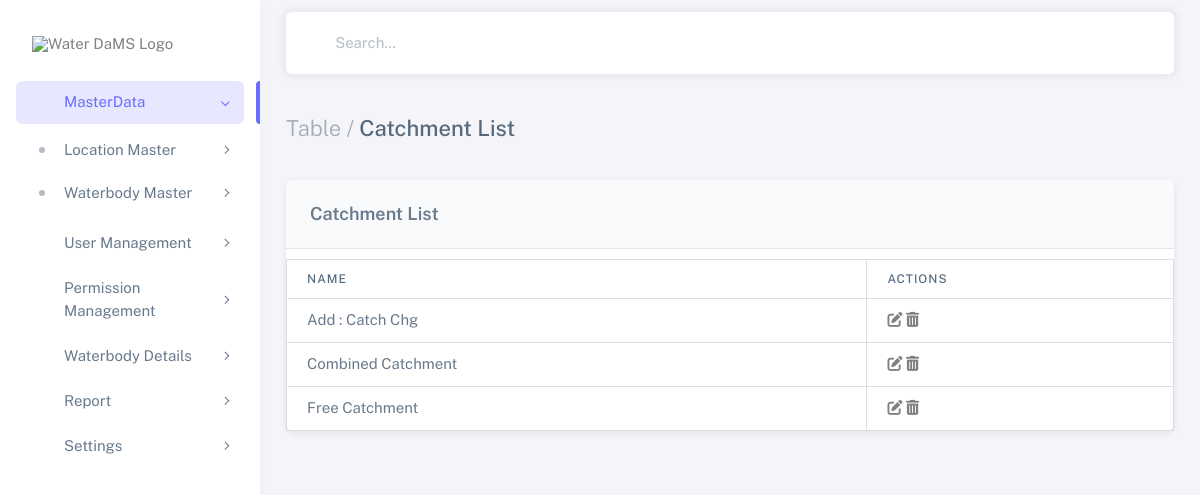
Screenshot of /catchment_types/ with the database file from the repository.
### waterbodies_app/models.py (models this page shows, shortened)
class CatchmentType(models.Model):
    name = models.CharField(max_length=255)

### waterbodies_app/views.py (the view)
# urls.py: path('catchment_types/', views.catchment_type_list, name='catchment_type_list'),
def catchment_type_list(request):
    catchment_types = CatchmentType.objects.all()
    return render(request, 'catchment_type_list.html', {'catchment_types': catchment_types})

### templates/catchment_type_list.html (shortened to what this page needs)
<!DOCTYPE html>
{%load static%}
<html
class="light-style layout-menu-fixed layout-compact"
dir="ltr"
data-theme="theme-default"
data-assets-path="{% static 'assets/' %}"
data-template="vertical-menu-template-free">
<!DOCTYPE html>
<html lang="en" class="light-style layout-wide customizer-hide" dir="ltr" data-theme="theme-default">
<head>
    {% load static %}
    <link rel="stylesheet" href="{% static 'assets/vendor/fonts/boxicons.css' %}"/>
    <link rel="stylesheet" href="https://cdnjs.cloudflare.com/ajax/libs/font-awesome/6.5.2/css/all.min.css">
    <link rel="stylesheet" href="{% static 'assets/vendor/css/core.css' %}" class="template-customizer-core-css"/>
    <link rel="stylesheet" href="{% static 'assets/vendor/css/theme-default.css' %}" class="template-customizer-theme-css"/>
    <link rel="stylesheet" href="{% static 'assets/css/demo.css' %}"/>
    <link rel="stylesheet" href="{% static 'assets/vendor/libs/perfect-scrollbar/perfect-scrollbar.css' %}"/>
    <link rel="stylesheet" href="{% static 'assets/vendor/css/pages/page-auth.css' %}"/>
</head>
  <body>
    <div class="layout-wrapper layout-content-navbar">
      <div class="layout-container">
        <aside id="layout-menu" class="layout-menu menu-vertical menu bg-menu-theme">
          <div class="app-brand demo">
            <a href="" class="app-brand-link">
              <span class="app-brand-logo demo">
                <img src="{% static 'image/waterdams.png' %}" alt="Water DaMS Logo" style="width: 150px; height: auto;">
              </span>
            </a>
          </div>
          <ul class="menu-inner py-1">
            <li class="menu-item active open">
              <a href="javascript:void(0);" class="menu-link menu-toggle">
                <i class="menu-icon tf-icons bx bx-home-circle"></i>
                <div data-i18n="Dashboards">MasterData</div>
              </a>
              <ul class="menu-sub">
                <li class="menu-item has-submenu">
                  <a href="javascript:void(0);" class="menu-link menu-toggle">
                    <div data-i18n="CRM">Location Master</div>
                  </a>
                </li>
                <li class="menu-item has-submenu">
                  <a href="javascript:void(0);" class="menu-link menu-toggle">
                    <div data-i18n="Academy">Waterbody Master</div>
                  </a>
                </li>
              </ul>
            </li>
            <li class="menu-item">
              <a href="javascript:void(0);" class="menu-link menu-toggle">
                <i class="menu-icon tf-icons bx bx-user"></i>
                <div data-i18n="Layouts">User Management</div>
              </a>
            </li>
            <li class="menu-item">
              <a href="javascript:void(0);" class="menu-link menu-toggle">
                <i class="menu-icon tf-icons bx bx-shield"></i>
                <div data-i18n="Layouts">Permission Management</div>
              </a>
            </li>
            <li class="menu-item">
              <a href="javascript:void(0);" class="menu-link menu-toggle">
                <i class="menu-icon tf-icons bx bx-water"></i>
                <div data-i18n="Layouts">Waterbody Details</div>
              </a>
            </li>
            <li class="menu-item">
              <a href="javascript:void(0);" class="menu-link menu-toggle">
                <i class="menu-icon tf-icons bx bx-shield"></i>
                <div data-i18n="Layouts">Report</div>
              </a>
            </li>
            <li class="menu-item">
              <a href="javascript:void(0);" class="menu-link menu-toggle">
                <i class="menu-icon tf-icons bx bx-file"></i>
                <div data-i18n="Layouts">Settings</div>
              </a>
            </li>
          </ul>
        </aside>
        <div class="layout-page">
          <nav
            class="layout-navbar container-xxl navbar navbar-expand-xl navbar-detached align-items-center bg-navbar-theme"
            id="layout-navbar">
            <div class="navbar-nav-right d-flex align-items-center" id="navbar-collapse">
              <div class="navbar-nav align-items-center">
                <div class="nav-item d-flex align-items-center">
                  <i class="bx bx-search fs-4 lh-0"></i>
                  <input
                    type="text"
                    class="form-control border-0 shadow-none ps-1 ps-sm-2"
                    placeholder="Search..."
                    aria-label="Search..." />
                </div>
              </div>
            </div>
          </nav>
          <div class="content-wrapper">
            <div class="container-xxl flex-grow-1 container-p-y">
              <h4 class="py-3 mb-4"><span class="text-muted fw-light">Table /</span> Catchment List</h4>
              <div class="card">
                <h5 class="card-header">Catchment List</h5>
                <div class="table-responsive text-nowrap">
                    <table class="table">
                        <thead>
                            <tr class="text-nowrap">
                                <th>Name</th>
                                <th>Actions</th>
                            </tr>
                        </thead>
                        <tbody>
                            {% for catchment_type in catchment_types %}
                            <tr>
                                <td>{{ catchment_type.name }}</td>
                                <td>
                                    <a href="javascript:void(0)" class="edit-catchment-type" data-id="{{ catchment_type.id }}"
                                    data-name="{{ catchment_type.name }}">
                                    <i class="fas fa-edit"></i></a>
                                    <a href="javascript:void(0)" class="delete-catchment-type" data-id="{{ catchment_type.id }}"
                                    data-name="{{ catchment_type.name }}">
                                    <i class="fas fa-trash-alt"></i></a>
                                </td>
                            </tr>
                            {% endfor %}
                        </tbody>
                    </table>
                </div>
            </div>
          </div>
        </div>
      </div>
    </div>
  </body>
</html>

### static/assets/css/demo.css (style rules this page uses)
.menu .app-brand.demo { height: 64px; margin-top: 12px; }
.card-header { font-weight: 600; background-color: #f8fafc; border-bottom: 1px solid #e5e7eb; }
table { width: 100%; border-collapse: collapse; margin-top: 10px; }
th, td { padding: 12px; border: 1px solid #ddd; text-align: left; }
th { background-color: #f4f4f4; }

### rows the page displays
CatchmentType: name "Add : Catch Chg"
CatchmentType: name "Combined Catchment"
CatchmentType: name "Free Catchment"
